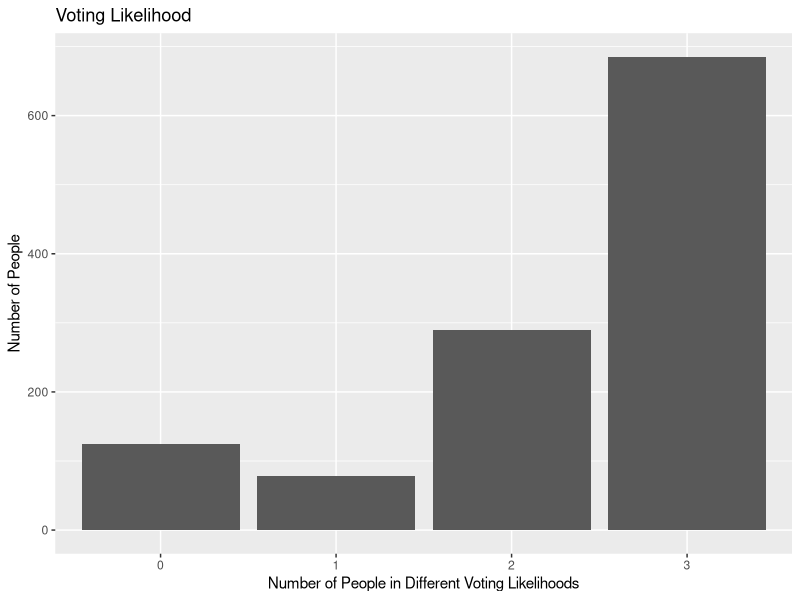
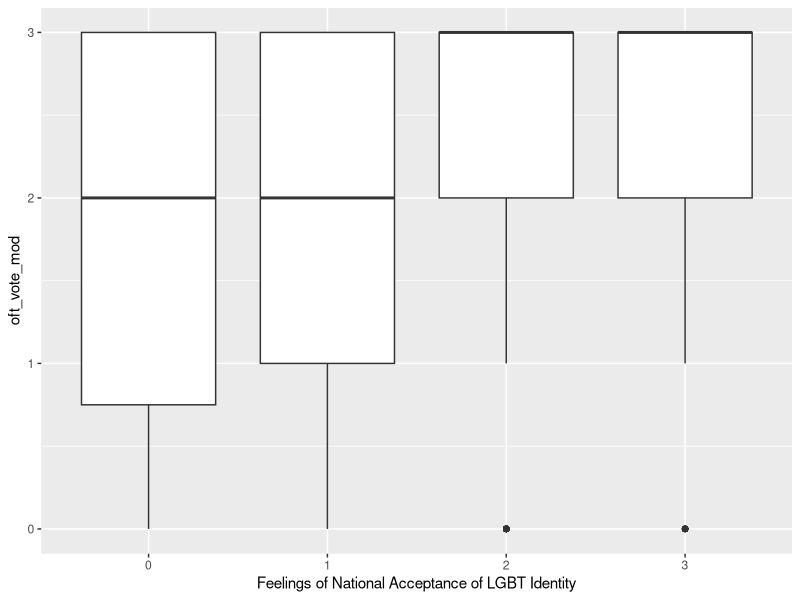

These figures' R source, in order:
## ---- chunk 1
library(foreign)
library(tidyverse)
library(broom)
## ---- chunk 2
lgbt <- read.spss("pew2013lgbtpublicdatarelease.sav", to.data.frame=TRUE)

lgbt_data <- lgbt |>
  select(NEWCASEID, OFTVOTE, Q53, SEX, Q71, EMPLOY2, PPEDUCAT) |>
  rename(id = NEWCASEID,
         oft_vote = OFTVOTE,
         national_acceptance = Q53,
         sex = SEX,
         local_acceptance = Q71,
         job_status = EMPLOY2,
         ed_status = PPEDUCAT) |>
  mutate(national_acceptance_mod = case_when(
    national_acceptance == "None at all" ~ 0,
    national_acceptance == "Only a little" ~ 1,
    national_acceptance == "Some" ~ 2,
    national_acceptance == "A lot" ~ 3
  )) |>
  mutate(oft_vote_mod = case_when(
    oft_vote == "Seldom" ~ 0,
    oft_vote == "Part of the time" ~ 1,
    oft_vote == "Nearly always" ~ 2,
    oft_vote == "Always" ~ 3
  )) |>
  mutate(sex_mod = if_else(sex == "Female", 1, 0)
  ) |>
  mutate(ed_status_mod = if_else(ed_status == "Bachelor's degree or higher", 1, 0)
    ) |>
  mutate(local_acceptance_mod = case_when(
    local_acceptance == "None at all" ~ 0,
    local_acceptance == "Only a little" ~ 1,
    local_acceptance == "Some" ~ 2,
    local_acceptance == "A lot" ~ 3
  )) |>
  mutate(job_status_mod = if_else(job_status == "Employed full-time", 1, 0)
  ) |>
  select(id, national_acceptance_mod, oft_vote_mod, sex_mod, ed_status_mod, local_acceptance_mod) |>
  drop_na()
head(lgbt_data)

lgbt_data |>
  filter(oft_vote_mod == 0)

lgbt_data |>
  filter(oft_vote_mod == 1)

lgbt_data |>
  filter(oft_vote_mod == 2)

lgbt_data |>
  filter(oft_vote_mod == 3)
## ---- chunk 3
ggplot(data = lgbt_data, mapping = aes(x = factor(oft_vote_mod))) +
  geom_bar() +
  labs (x = "Number of People in Different Voting Likelihoods",
        y = "Number of People",
        title = "Voting Likelihood")
## ---- chunk 4
ggplot(data = lgbt_data, mapping = aes(x = factor(national_acceptance_mod),
                                       y = oft_vote_mod)) +
  geom_boxplot() +
  labs(
    x = "Feelings of National Acceptance of LGBT Identity")
## ---- chunk 5
regression <- lm(oft_vote_mod ~ national_acceptance_mod, data = lgbt_data)
tidy(regression) |>
  knitr::kable(digits = 3, caption = "Multiple Variable Regression of Different Factors and Voting Likelihood")
## ---- chunk 6
multi_regression <- lm(oft_vote_mod ~ national_acceptance_mod + sex_mod + ed_status_mod + local_acceptance_mod, data = lgbt_data)
tidy(multi_regression) |>
  knitr::kable(digits = 3, caption = "Multiple Variable Regression of Different Factors and Voting Likelihood")
